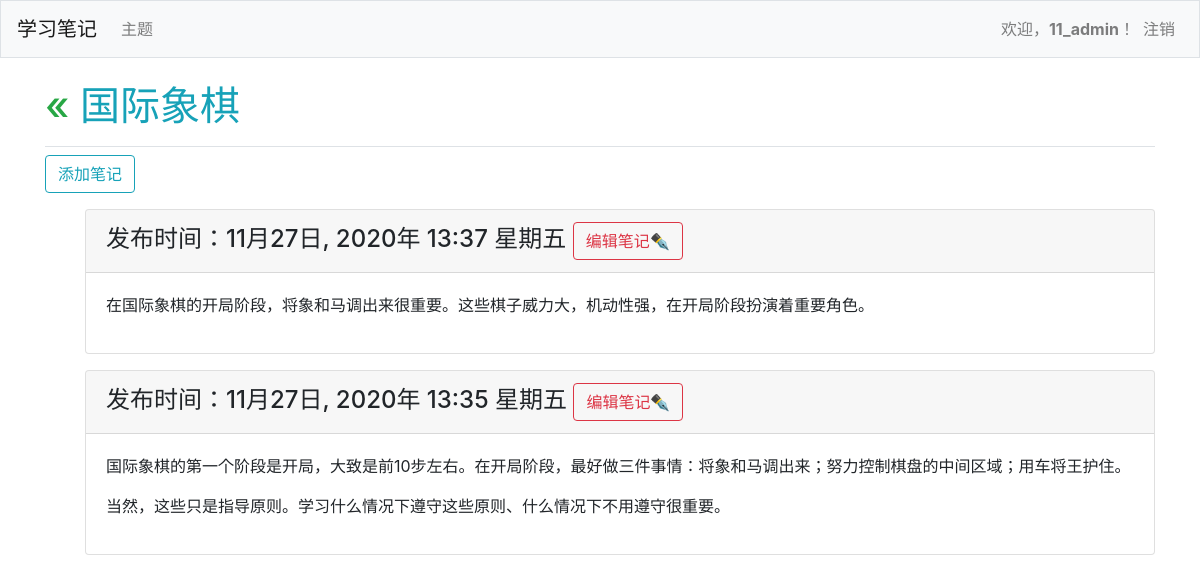
The page /topics/1/ (signed in) on the database its author committed.
### learning_logs/models.py (models this page shows, shortened)
class Topic(models.Model):
    text = models.CharField(max_length=200)
    date_added = models.DateTimeField(auto_now_add=True)
    owner = models.ForeignKey(User, on_delete=models.CASCADE)
    def __str__(self):
        return self.text

class Entry(models.Model):
    topic = models.ForeignKey(Topic, on_delete=models.CASCADE)
    text = models.TextField()
    date_added = models.DateTimeField(auto_now_add=True)
    class Meta:
        verbose_name_plural = 'entries'

### learning_logs/views.py (the view)
# urls.py: path('topics/<int:topic_id>/', views.topic, name='topic'),
@login_required
def topic(request, topic_id):
    topic = Topic.objects.get(id=topic_id)
    if topic.owner != request.user:
        raise Http404
    entries = topic.entry_set.order_by('-date_added')
    context = {'topic': topic, 'entries': entries}
    return render(request, 'learning_logs/topic.html', context)

### learning_logs/templates/learning_logs/topic.html (shortened to what this page needs)
<!DOCTYPE html>
<html lang="en">
<head>
</head>
<body>
{% extends "learning_logs/base.html" %}
{% block page_header %}
    <h1 class="text-info"><a href="{% url 'learning_logs:topics' %}"
            style="text-decoration:none" class="text-success">&laquo; </a>{{ topic }}</h1>
{% endblock page_header %}
{% block content %}
    <h3><a href="{% url 'learning_logs:new_entry' topic.id %}"
            class="btn btn-outline-info mb-2" role="button">添加笔记</a></h3>
    <ul>
    {% for entry in entries %}
    <div class="card mb-3">
        <h4 class="card-header">
            {{ entry.date_added|date:'发布时间：n月d日, Y年 H:i l' }}
            <small><a href="{% url 'learning_logs:edit_entry' entry.id %}"
                    class="btn btn-outline-danger" style="">编辑笔记✒</a></small>
        </h4>
        <div class="card-body">
            {{ entry.text|linebreaks }}
        </div>
    </div>
    {% empty %}
        <div class="alert alert-warning alert-dismissable fade show">
            <button type="button" class="close" data-dismiss="alert">&times;</button>
            <strong>这个主题还没有笔记</strong>
        </div>
    {% endfor %}
    </ul>
{% endblock content %}

### learning_logs/templates/learning_logs/base.html (shortened to what this page needs)
{% load bootstrap4 %}
<!DOCTYPE html>
<html lang="zh-CN">
<head>
    {% bootstrap_css %}
</head>
<body>
    <nav class="navbar navbar-expand-md navbar-light bg-light mb-4 border">
    	<a class="navbar-brand" href="{% url 'learning_logs:index' %}">学习笔记</a>
    	<div class="collapse navbar-collapse" id="navbarCollapse">
            <ul class="navbar-nav mr-auto">
                <li class="nav-item">
                    <a class="nav-link" href="{% url 'learning_logs:topics' %}">
                        主题</a></li>
            </ul>
            <ul class="navbar-nav ml-auto">
                {% if user.is_authenticated %}
                <li class="nav-item">
                    <span class="navbar-text">欢迎，<strong>{{ user.username }}</strong>！</span>
                </li>
                <li class="nav-item">
                    <a class="nav-link" href="{% url 'users:logout' %}">注销</a>
                </li>
                {% endif %}
            </ul>
        </div>
    </nav>
    <main role="main" class="container">
        <div class="pb-2 mb-2 border-bottom">
            {% block page_header %}{% endblock page_header %}
        </div>
        <div>
            {% block content %}{% endblock content %}
        </div>
    </main>
</body>
</html>

### rows shown on the page
Topic: text "国际象棋"
Entry: date_added "发布时间：11月27日, 2020年 13:37 星期五", text "在国际象棋的开局阶段，将象和马调出来很重要。这些棋子威力大，机动性强，在开局阶段扮演着重要角色。"
Entry: date_added "发布时间：11月27日, 2020年 13:35 星期五", text "国际象棋的第一个阶段是开局，大致是前10步左右。在开局阶段，最好做三件事情：将象和马调出来；努力控制棋盘的中间区域；用车将王护住。 当然，这些只是指导原则。学习什么情况下遵守这些原则、什么情况下不用遵守很重要。"

### other values the page prints
{{ user.username }} "11_admin"
